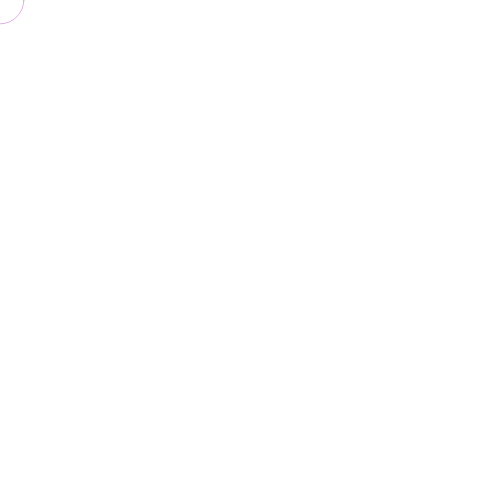
Frame 1 (no input)
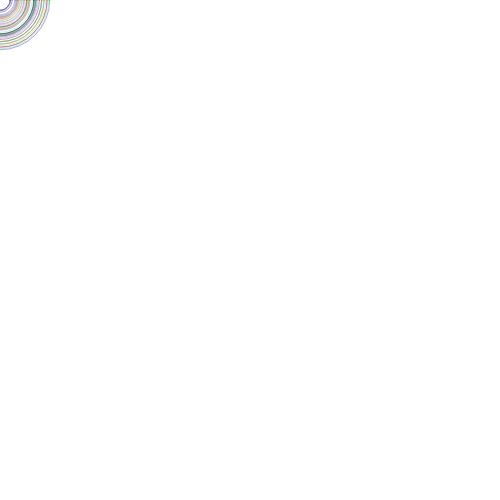
Frame 60 (no input)
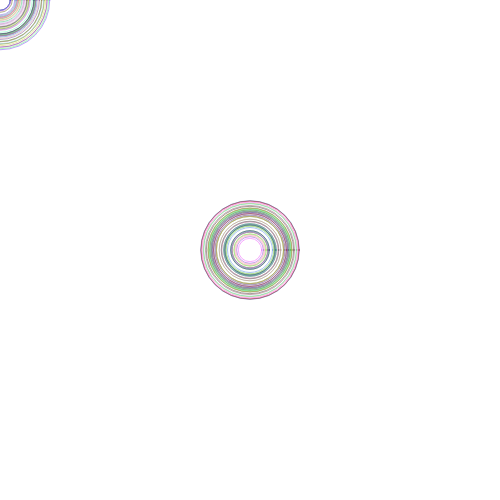
Frame 120 (the mouse pressed at the canvas centre since frame 60)

The p5.js sketch that drew these frames (run headless with seeded random() and noise() and a simulated clock; from frame 60 on, the mouse is pressed at the canvas centre):

// p5.js sketch
// ── sketch.js
function setup() {
  createCanvas(500, 500);
}

function draw() {
  // background(255); 背景を消す
  noFill();
  stroke(random(255), random(255), random(255), 100);
  ellipse(mouseX, mouseY, random(20, 100));
}
